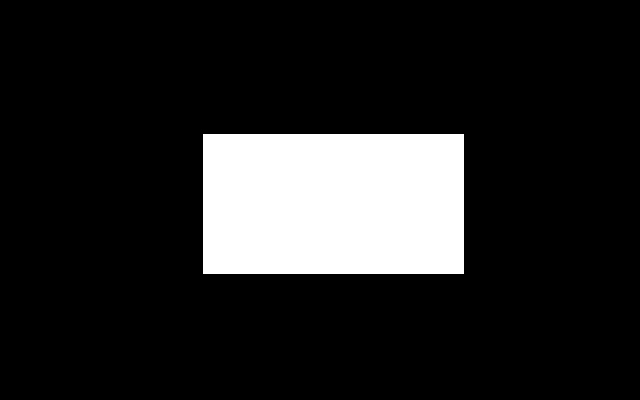
#> input picture py_sandbox/archive/IMDL_old_code/camera/test.jpg, 640 x 400 px, given in place of the camera
$ python KJGExample_camWithColorExtraction.py
#> lines starting #> are read from the running program, lines starting #| are printed output that depends on the picture
import cv2
import numpy as np

aa=int(raw_input("select video source: "))
#> the answer given: 1
cap = cv2.VideoCapture(aa) #select video source


#not sure what this does yet, but used in trackbars
def nothing(x):
    pass


#set controls window parameters
ht=200
wd=512
img=np.zeros((ht,wd,3), np.uint8)
cv2.namedWindow('image')
#make  trackbars for upper / lower ranges
    #lower range
cv2.createTrackbar('H lower','image',0,179,nothing)
#> slider 'H lower' is set to 35
cv2.createTrackbar('S lower','image',0,255,nothing)
#> slider 'S lower' is set to 51
cv2.createTrackbar('V lower','image',0,255,nothing)
#> slider 'V lower' is set to 51
    #upper range
cv2.createTrackbar('H upper','image',0,179,nothing)
#> slider 'H upper' is set to 179
cv2.createTrackbar('S upper','image',0,255,nothing)
#> slider 'S upper' is set to 255
cv2.createTrackbar('V upper','image',0,255,nothing)
#> slider 'V upper' is set to 255
#create trackbar, called H, in window image, w/ range (0,255), pass nothing
    #create sample color boxes
tL=(10,10)
bR=(wd/2-10,ht-10)

tL2=(wd/2+10,10)
bR2=(wd-10,ht-10)


while(1):

    #controls setup / plotting
    cv2.imshow('image',img)
        #track set 1 - lower
    h_L = cv2.getTrackbarPos('H lower','image')
    s_L = cv2.getTrackbarPos('S lower','image')
    v_L = cv2.getTrackbarPos('V lower','image')
    hsvL=np.uint8([[[h_L,s_L,v_L]]])   #trans to BGR
    bgrL=cv2.cvtColor(hsvL,cv2.COLOR_HSV2BGR)
    b_L=int(bgrL[0][0][0])
    g_L=int(bgrL[0][0][1])
    r_L=int(bgrL[0][0][2])
        #track set 1 - upper
    h_U = cv2.getTrackbarPos('H upper','image')
    s_U = cv2.getTrackbarPos('S upper','image')
    v_U = cv2.getTrackbarPos('V upper','image')
    hsvU=np.uint8([[[h_U,s_U,v_U]]])   #trans to BGR
    bgrU=cv2.cvtColor(hsvU,cv2.COLOR_HSV2BGR)
    b_U=int(bgrU[0][0][0])
    g_U=int(bgrU[0][0][1])
    r_U=int(bgrU[0][0][2])
        #plot everything
    img[:]=0 #set controls bkgd to black
    cv2.rectangle(img,tL,bR,(b_L,g_L,r_L),-1) #plot rect1
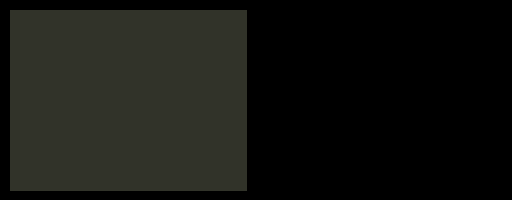
#> img: shape (200, 512, 3); mean of channels 0, 1, 2 17.2, 21.4, 20.5; drawn as B, G, R
    cv2.rectangle(img,tL2,bR2,(b_U,g_U,r_U),-1)    #plot rect2
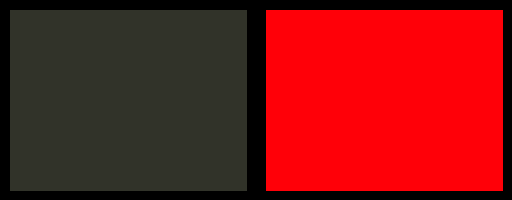
#> img: shape (200, 512, 3); mean of channels 0, 1, 2 20.5, 21.4, 127.4; drawn as B, G, R


    # Take each frame
    _, frame = cap.read()
#> frame is the input picture: shape (400, 640, 3); min 0, max 255, mean 36.4

    # Convert BGR to HSV
    hsv = cv2.cvtColor(frame, cv2.COLOR_BGR2HSV)
#> hsv: shape (400, 640, 3); mean H, S, V 0, 0, 36.4

    # define range of blue color in HSV
    # KJGNOTE: this actually seems to be blue range in RGB
    # lower_blue = np.array([130,255,255])

    lower = np.array([h_L,s_L,v_L])
    upper = np.array([h_U,s_U,v_U])

    # Threshold the HSV image to get only blue colors
    mask = cv2.inRange(hsv, lower, upper)
#> mask: shape (400, 640); every value is 0
    #note that the mask is the one with the interest region in white

    # Bitwise-AND mask and original image
    res = cv2.bitwise_and(frame,frame, mask= mask)
#> res: shape (400, 640, 3); every value is 0

    cv2.imshow('frame',frame)
    #cv2.imshow('mask',mask)
    cv2.imshow('res',res)


        #
    k = cv2.waitKey(5) & 0xFF
#> (key Esc is pressed here)
    if k == 27:
        break

cv2.destroyAllWindows()
